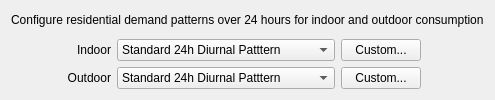
                         <widget class="QWidget" name="widget_22" native="true">
                          <property name="minimumSize">
                           <size>
                            <width>0</width>
                            <height>0</height>
                           </size>
                          </property>
                          <layout class="QGridLayout" name="gridLayout_13">
                           <property name="topMargin">
                            <number>6</number>
                           </property>
                           <item row="1" column="3">
                            <widget class="QPushButton" name="indoor_dpcustom">
                             <property name="text">
                              <string>Custom...</string>
                             </property>
                            </widget>
                           </item>
                           <item row="1" column="4">
                            <spacer name="horizontalSpacer_52">
                             <property name="orientation">
                              <enum>Qt::Horizontal</enum>
                             </property>
                             <property name="sizeHint" stdset="0">
                              <size>
                               <width>40</width>
                               <height>20</height>
                              </size>
                             </property>
                            </spacer>
                           </item>
                           <item row="2" column="1">
                            <widget class="QLabel" name="outdoor_dp_lbl">
                             <property name="text">
                              <string>Outdoor</string>
                             </property>
                             <property name="alignment">
                              <set>Qt::AlignRight|Qt::AlignTrailing|Qt::AlignVCenter</set>
                             </property>
                            </widget>
                           </item>
                           <item row="1" column="1">
                            <widget class="QLabel" name="indoor_dp_lbl">
                             <property name="text">
                              <string>Indoor</string>
                             </property>
                             <property name="alignment">
                              <set>Qt::AlignRight|Qt::AlignTrailing|Qt::AlignVCenter</set>
                             </property>
                            </widget>
                           </item>
                           <item row="2" column="2">
                            <widget class="QComboBox" name="outdoor_dp">
                             <item>
                              <property name="text">
                               <string>Standard 24h Diurnal Patttern</string>
                              </property>
                             </item>
                             <item>
                              <property name="text">
                               <string>Constant Hourly Pattern</string>
                              </property>
                             </item>
                             <item>
                              <property name="text">
                               <string>Office Hours Trapezoid (7am-7pm)</string>
                              </property>
                             </item>
                             <item>
                              <property name="text">
                               <string>After-hours Constant (6pm-6am)</string>
                              </property>
                             </item>
                             <item>
                              <property name="text">
                               <string>User-defined...</string>
                              </property>
                             </item>
                            </widget>
                           </item>
                           <item row="1" column="2">
                            <widget class="QComboBox" name="indoor_dp">
                             <item>
                              <property name="text">
                               <string>Standard 24h Diurnal Patttern</string>
                              </property>
                             </item>
                             <item>
                              <property name="text">
                               <string>Constant Hourly Pattern</string>
                              </property>
                             </item>
                             <item>
                              <property name="text">
                               <string>Office Hours Trapezoid (7am-7pm)</string>
                              </property>
                             </item>
                             <item>
                              <property name="text">
                               <string>After-hours Constant (6pm-6am)</string>
                              </property>
                             </item>
                             <item>
                              <property name="text">
                               <string>User-defined...</string>
                              </property>
                             </item>
                            </widget>
                           </item>
                           <item row="2" column="3">
                            <widget class="QPushButton" name="outdoor_dpcustom">
                             <property name="text">
                              <string>Custom...</string>
                             </property>
                            </widget>
                           </item>
                           <item row="2" column="0">
                            <spacer name="horizontalSpacer_54">
                             <property name="orientation">
                              <enum>Qt::Horizontal</enum>
                             </property>
                             <property name="sizeType">
                              <enum>QSizePolicy::Fixed</enum>
                             </property>
                             <property name="sizeHint" stdset="0">
                              <size>
                               <width>50</width>
                               <height>20</height>
                              </size>
                             </property>
                            </spacer>
                           </item>
                           <item row="1" column="0">
                            <spacer name="horizontalSpacer_53">
                             <property name="orientation">
                              <enum>Qt::Horizontal</enum>
                             </property>
                             <property name="sizeType">
                              <enum>QSizePolicy::Fixed</enum>
                             </property>
                             <property name="sizeHint" stdset="0">
                              <size>
                               <width>50</width>
                               <height>20</height>
                              </size>
                             </property>
                            </spacer>
                           </item>
                           <item row="2" column="4">
                            <spacer name="horizontalSpacer_59">
                             <property name="orientation">
                              <enum>Qt::Horizontal</enum>
                             </property>
                             <property name="sizeHint" stdset="0">
                              <size>
                               <width>40</width>
                               <height>20</height>
                              </size>
                             </property>
                            </spacer>
                           </item>
                           <item row="0" column="0" colspan="5">
                            <widget class="QLabel" name="res_direct_descript">
                             <property name="whatsThis">
                              <string>Estimate of the annual irrigation volume per hectare</string>
                             </property>
                             <property name="text">
                              <string>Configure residential demand patterns over 24 hours for indoor and outdoor consumption</string>
                             </property>
                            </widget>
                           </item>
                          </layout>
                         </widget>
